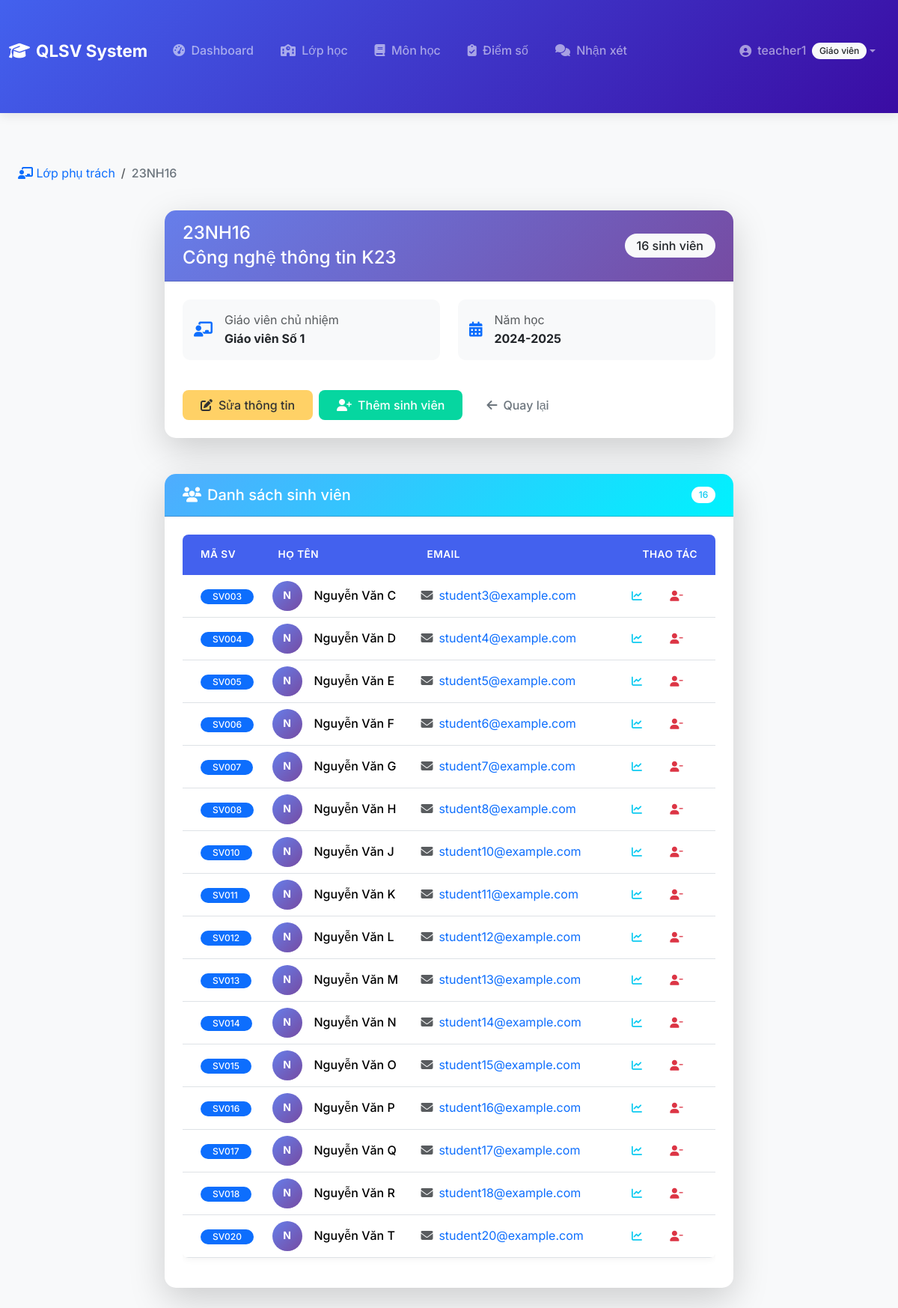
Page /classes/1/ (signed in) on the committed database.
### accounts/models.py (models this page shows, shortened)
class CustomUser(AbstractUser):
    ROLE_CHOICES = (
        ('admin', 'Admin'),
        ('teacher', 'Giáo viên'),
        ('student', 'Sinh viên'),
    )
    role = models.CharField(max_length=10, choices=ROLE_CHOICES, default='student')

### classes/models.py (models this page shows, shortened)
class Class(models.Model):
    ma_lop = models.CharField(max_length=20, unique=True, verbose_name="Mã lớp")
    ten_lop = models.CharField(max_length=100, verbose_name="Tên lớp")
    giao_vien_chu_nhiem = models.ForeignKey(
        User,
        on_delete=models.SET_NULL,
        null=True,
        blank=True,
        related_name='classes_managed',
        limit_choices_to={'role': 'teacher'},
        verbose_name="Giáo viên chủ nhiệm"
    )
    students = models.ManyToManyField(
        Student,
        related_name='classes',
        blank=True,
        verbose_name="Sinh viên"
    )
    nam_hoc = models.CharField(max_length=20, default="2024-2025", verbose_name="Năm học")
    created_at = models.DateTimeField(auto_now_add=True)
    updated_at = models.DateTimeField(auto_now=True)
    class Meta:
        verbose_name = "Lớp học"
        verbose_name_plural = "Lớp học"
        ordering = ['ma_lop']
    def get_student_count(self):
        return self.students.count()

### student/models.py (models this page shows, shortened)
class Student(models.Model):
    user = models.OneToOneField(User, on_delete=models.CASCADE, null=True, blank=True)
    ma_sv = models.CharField(max_length=20, unique=True)  # Mã sinh viên
    ho_ten = models.CharField(max_length=100)
    ngay_sinh = models.DateField()
    lop = models.CharField(max_length=50)
    email = models.EmailField(unique=True)

### classes/views.py (the view)
# urls.py: path('<int:pk>/', views.class_detail, name='class_detail'),
@login_required
@user_passes_test(is_admin_or_teacher)
def class_detail(request, pk):
    class_obj = get_object_or_404(Class, pk=pk)
    if not check_class_permission(request.user, class_obj):
        messages.error(request, "Bạn không có quyền xem lớp học này.")
        return redirect('class_list')
    students = class_obj.students.all()
    return render(request, 'classes/class_detail.html', {
        'class_obj': class_obj,
        'students': students,
        'user_role': request.user.role,
    })

### classes/templates/classes/class_detail.html (shortened to what this page needs)
{% extends 'base.html' %}
{% block content %}
<div class="container-fluid py-4">
    {% if user_role == 'teacher' %}
        <nav aria-label="breadcrumb" class="mb-4">
            <ol class="breadcrumb">
                <li class="breadcrumb-item">
                    <a href="{% url 'class_list' %}">
                        <i class="fas fa-chalkboard-teacher"></i> Lớp phụ trách
                    </a>
                </li>
                <li class="breadcrumb-item active" aria-current="page">{{ class_obj.ma_lop }}</li>
            </ol>
        </nav>
    {% endif %}
    <div class="row">
        <div class="col-lg-8 mx-auto">
            <div class="card shadow-lg border-0 mb-5">
                <div class="card-header bg-gradient-primary text-white py-3">
                    <div class="d-flex justify-content-between align-items-center">
                        <div>
                            <h4 class="mb-1">{{ class_obj.ma_lop }}</h4>
                            <h2 class="h4 mb-0">{{ class_obj.ten_lop }}</h2>
                        </div>
                        <span class="badge bg-light text-dark fs-6 px-3 py-2 rounded-pill">
                            {{ class_obj.get_student_count }} sinh viên
                        </span>
                    </div>
                </div>
                <div class="card-body p-4">
                    <div class="row">
                        <div class="col-md-6">
                            <div class="info-item mb-3">
                                <div class="d-flex align-items-center">
                                    <i class="fas fa-chalkboard-teacher me-3 text-primary fs-5"></i>
                                    <div>
                                        <p class="text-muted mb-0">Giáo viên chủ nhiệm</p>
                                        <p class="fw-bold mb-0">
                                            {{ class_obj.giao_vien_chu_nhiem.get_full_name|default:class_obj.giao_vien_chu_nhiem.username }}
                                        </p>
                                    </div>
                                </div>
                            </div>
                        </div>
                        <div class="col-md-6">
                            <div class="info-item mb-3">
                                <div class="d-flex align-items-center">
                                    <i class="fas fa-calendar-alt me-3 text-primary fs-5"></i>
                                    <div>
                                        <p class="text-muted mb-0">Năm học</p>
                                        <p class="fw-bold mb-0">{{ class_obj.nam_hoc }}</p>
                                    </div>
                                </div>
                            </div>
                        </div>
                    </div>
                    <div class="d-flex gap-2 mt-4">
                        <a href="{% url 'class_update' class_obj.pk %}" class="btn btn-warning px-4">
                            <i class="fas fa-edit me-2"></i>Sửa thông tin
                        </a>
                        <a href="{% url 'class_add_student' class_obj.pk %}" class="btn btn-success px-4">
                            <i class="fas fa-user-plus me-2"></i>Thêm sinh viên
                        </a>
                        <a href="{% url 'class_list' %}" class="btn btn-outline-secondary px-4">
                            <i class="fas fa-arrow-left me-2"></i>Quay lại
                        </a>
                    </div>
                </div>
            </div>
            <div class="card shadow-lg border-0">
                <div class="card-header bg-gradient-info text-white py-3">
                    <div class="d-flex justify-content-between align-items-center">
                        <h5 class="mb-0">
                            <i class="fas fa-users me-2"></i>Danh sách sinh viên
                        </h5>
                        <span class="badge bg-white text-info">{{ students|length }}</span>
                    </div>
                </div>
                <div class="card-body p-4">
                    {% if students %}
                        <div class="table-responsive">
                            <table class="table table-hover align-middle">
                                <thead class="table-light">
                                    <tr>
                                        <th class="ps-4">Mã SV</th>
                                        <th>Họ tên</th>
                                        <th>Email</th>
                                        <th class="text-end pe-4">Thao tác</th>
                                    </tr>
                                </thead>
                                <tbody>
                                    {% for student in students %}
                                        <tr class="border-top">
                                            <td class="ps-4">
                                                <span class="badge bg-primary rounded-pill px-3 py-1">
                                                    {{ student.ma_sv }}
                                                </span>
                                            </td>
                                            <td>
                                                <div class="d-flex align-items-center">
                                                    <div class="avatar-circle me-3">
                                                        <span class="initials">{{ student.ho_ten|slice:":1" }}</span>
                                                    </div>
                                                    <span class="fw-medium">{{ student.ho_ten }}</span>
                                                </div>
                                            </td>
                                            <td>
                                                <a href="mailto:{{ student.email }}" class="text-decoration-none">
                                                    <i class="fas fa-envelope me-2 text-muted"></i>{{ student.email }}
                                                </a>
                                            </td>
                                            <td class="text-end pe-4">
                                                <div class="btn-group" role="group">
                                                    {% if user_role == 'teacher' %}
                                                        <a href="{% url 'teacher_student_grades' student.pk %}"
                                                           class="btn btn-sm btn-outline-info"
                                                           data-bs-toggle="tooltip"
                                                           title="Xem điểm">
                                                            <i class="fas fa-chart-line"></i>
                                                        </a>
                                                    {% endif %}
                                                    <a href="{% url 'class_remove_student' class_obj.pk student.pk %}"
                                                       class="btn btn-sm btn-outline-danger"
                                                       data-bs-toggle="tooltip"
                                                       title="Xóa khỏi lớp">
                                                        <i class="fas fa-user-minus"></i>
                                                    </a>
                                                </div>
                                            </td>
                                        </tr>
                                    {% endfor %}
                                </tbody>
                            </table>
                        </div>
                    {% endif %}
                </div>
            </div>
        </div>
    </div>
</div>
{% endblock %}

### student/templates/base.html (shortened to what this page needs)
<!DOCTYPE html>
<html lang="vi">
<head>
    <link href="https://cdn.jsdelivr.net/npm/bootstrap@5.3.3/dist/css/bootstrap.min.css" rel="stylesheet">
    <link rel="stylesheet" href="https://cdnjs.cloudflare.com/ajax/libs/font-awesome/6.4.0/css/all.min.css">
</head>
<body class="bg-light">
<nav class="navbar navbar-expand-lg navbar-dark" style="background: linear-gradient(135deg, var(--primary-color), var(--secondary-color));">
    <div class="container">
        <a class="navbar-brand d-flex align-items-center" href="{% if user.is_authenticated %}{% url 'home' %}{% else %}{% url 'login' %}{% endif %}">
            <i class="fas fa-graduation-cap me-2"></i>
            <span>QLSV System</span>
        </a>
        <div class="collapse navbar-collapse" id="navbarNav">
            <ul class="navbar-nav me-auto">
                {% if user.is_authenticated %}
                    {% if user.role == 'admin' %}
                        <li class="nav-item dropdown">
                            <a class="nav-link dropdown-toggle" href="#" id="adminDropdown" role="button" data-bs-toggle="dropdown">
                                <i class="fas fa-tachometer-alt me-1"></i> Quản trị
                            </a>
                            <ul class="dropdown-menu">
                                <li><a class="dropdown-item" href="{% url 'dashboard' %}">
                                    <i class="fas fa-chart-line me-2"></i>Dashboard
                                </a></li>
                                <li><hr class="dropdown-divider"></li>
                                <li><h6 class="dropdown-header">Quản lý hệ thống</h6></li>
                                <li><a class="dropdown-item" href="{% url 'admin_user_list' %}">
                                    <i class="fas fa-users-cog me-2"></i>Tài khoản người dùng
                                </a></li>
                                <li><a class="dropdown-item" href="{% url 'admin_teacher_list' %}">
                                    <i class="fas fa-chalkboard-teacher me-2"></i>Giáo viên
                                </a></li>
                            </ul>
                        </li>
                        <li class="nav-item">
                            <a href="{% url 'student_list' %}" class="nav-link">
                                <i class="fas fa-users me-1"></i> Sinh viên
                            </a>
                        </li>
                        <li class="nav-item">
                            <a href="{% url 'class_list' %}" class="nav-link">
                                <i class="fas fa-school me-1"></i> Lớp học
                            </a>
                        </li>
                        <li class="nav-item">
                            <a href="{% url 'subject_list' %}" class="nav-link">
                                <i class="fas fa-book me-1"></i> Môn học
                            </a>
                        </li>
                        <li class="nav-item">
                            <a href="{% url 'grade_list' %}" class="nav-link">
                                <i class="fas fa-clipboard-check me-1"></i> Điểm số
                            </a>
                        </li>
                    {% elif user.role == 'teacher' %}
                        <li class="nav-item">
                            <a href="{% url 'teacher_dashboard' %}" class="nav-link">
                                <i class="fas fa-tachometer-alt me-1"></i> Dashboard
                            </a>
                        </li>
                        <li class="nav-item">
                            <a href="{% url 'class_list' %}" class="nav-link">
                                <i class="fas fa-school me-1"></i> Lớp học
                            </a>
                        </li>
                        <li class="nav-item">
                            <a href="{% url 'subject_list' %}" class="nav-link">
                                <i class="fas fa-book me-1"></i> Môn học
                            </a>
                        </li>
                        <li class="nav-item">
                            <a href="{% url 'grade_list' %}" class="nav-link">
                                <i class="fas fa-clipboard-check me-1"></i> Điểm số
                            </a>
                        </li>
                        <li class="nav-item">
                            <a href="{% url 'teacher_note_list' %}" class="nav-link">
                                <i class="fas fa-comments me-1"></i> Nhận xét
                            </a>
                        </li>
                    {% endif %}
                {% endif %}
            </ul>
            <ul class="navbar-nav">
                {% if user.is_authenticated %}
                    <li class="nav-item dropdown">
                        <a class="nav-link dropdown-toggle d-flex align-items-center" href="#" id="userDropdown" role="button" data-bs-toggle="dropdown">
                            <i class="fas fa-user-circle me-2"></i>
                            <span>{{ user.username }}</span>
                            <span class="badge bg-light text-dark ms-2">{{ user.get_role_display }}</span>
                        </a>
                    </li>
                {% else %}
                    <li class="nav-item">
                        <a href="{% url 'login' %}" class="nav-link">
                            <i class="fas fa-sign-in-alt me-1"></i> Đăng nhập
                        </a>
                    </li>
                {% endif %}
            </ul>
        </div>
    </div>
</nav>
<div class="container">
    {% block content %}{% endblock %}
</div>
</body>
</html>

### rows in the picture
CustomUser: username "teacher1", role "Giáo viên"
Class: ma_lop "23NH16", ten_lop "Công nghệ thông tin K23", get_student_count "16", giao_vien_chu_nhiem.get_full_name "Giáo viên Số 1", nam_hoc "2024-2025"
Student: ma_sv "SV003", ho_ten "N", ho_ten "Nguyễn Văn C", email "student3@example.com"
Student: ma_sv "SV004", ho_ten "N", ho_ten "Nguyễn Văn D", email "student4@example.com"
Student: ma_sv "SV005", ho_ten "N", ho_ten "Nguyễn Văn E", email "student5@example.com"
Student: ma_sv "SV006", ho_ten "N", ho_ten "Nguyễn Văn F", email "student6@example.com"
Student: ma_sv "SV007", ho_ten "N", ho_ten "Nguyễn Văn G", email "student7@example.com"
Student: ma_sv "SV008", ho_ten "N", ho_ten "Nguyễn Văn H", email "student8@example.com"
Student: ma_sv "SV010", ho_ten "N", ho_ten "Nguyễn Văn J", email "student10@example.com"
Student: ma_sv "SV011", ho_ten "N", ho_ten "Nguyễn Văn K", email "student11@example.com"
Student: ma_sv "SV012", ho_ten "N", ho_ten "Nguyễn Văn L", email "student12@example.com"
Student: ma_sv "SV013", ho_ten "N", ho_ten "Nguyễn Văn M", email "student13@example.com"
Student: ma_sv "SV014", ho_ten "N", ho_ten "Nguyễn Văn N", email "student14@example.com"
Student: ma_sv "SV015", ho_ten "N", ho_ten "Nguyễn Văn O", email "student15@example.com"
Student: ma_sv "SV016", ho_ten "N", ho_ten "Nguyễn Văn P", email "student16@example.com"
Student: ma_sv "SV017", ho_ten "N", ho_ten "Nguyễn Văn Q", email "student17@example.com"
Student: ma_sv "SV018", ho_ten "N", ho_ten "Nguyễn Văn R", email "student18@example.com"
Student: ma_sv "SV020", ho_ten "N", ho_ten "Nguyễn Văn T", email "student20@example.com"

### other values in the picture
{{ students|length }} "16"
